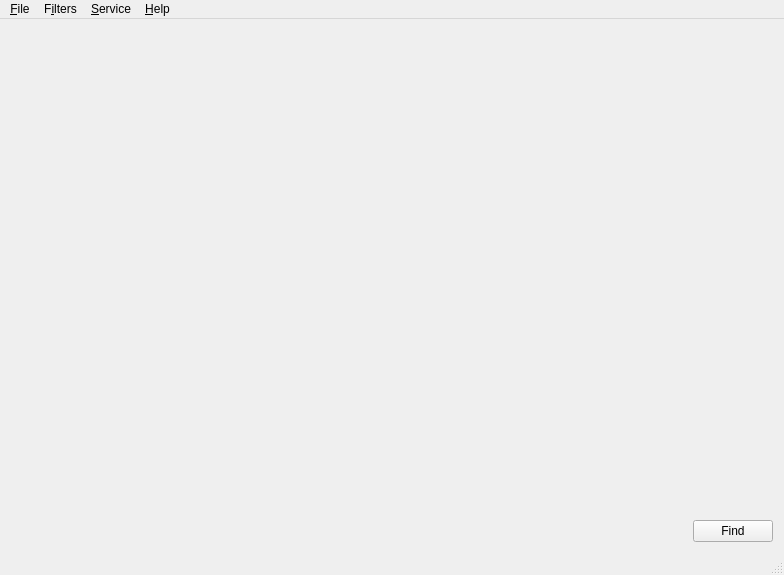
<?xml version="1.0" encoding="UTF-8"?>
<ui version="4.0">
 <class>MainWindow</class>
 <widget class="QMainWindow" name="MainWindow">
  <property name="geometry">
   <rect>
    <x>0</x>
    <y>0</y>
    <width>784</width>
    <height>575</height>
   </rect>
  </property>
  <property name="windowTitle">
   <string>MainWindow</string>
  </property>
  <property name="windowIcon">
   <iconset resource="icons.qrc">
    <normaloff>:/icons/ic_receipt_black_48dp.png</normaloff>:/icons/ic_receipt_black_48dp.png</iconset>
  </property>
  <widget class="QWidget" name="centralWidget">
   <layout class="QVBoxLayout" name="mainLayout">
    <item>
     <widget class="ResultWidget" name="resultWidget" native="true"/>
    </item>
    <item>
     <widget class="FiltersWidget" name="filtersWidget" native="true"/>
    </item>
    <item>
     <layout class="QHBoxLayout" name="horizontalLayout">
      <item>
       <spacer name="horizontalSpacer">
        <property name="orientation">
         <enum>Qt::Horizontal</enum>
        </property>
        <property name="sizeHint" stdset="0">
         <size>
          <width>40</width>
          <height>20</height>
         </size>
        </property>
       </spacer>
      </item>
      <item>
       <widget class="QPushButton" name="findPushButton">
        <property name="text">
         <string>Find</string>
        </property>
        <property name="icon">
         <iconset resource="icons.qrc">
          <normaloff>:/icons/magnifier.png</normaloff>:/icons/magnifier.png</iconset>
        </property>
       </widget>
      </item>
     </layout>
    </item>
   </layout>
  </widget>
  <widget class="QMenuBar" name="menuBar">
   <property name="geometry">
    <rect>
     <x>0</x>
     <y>0</y>
     <width>784</width>
     <height>21</height>
    </rect>
   </property>
   <widget class="QMenu" name="menuFile">
    <property name="title">
     <string>&amp;File</string>
    </property>
    <addaction name="actionClose"/>
   </widget>
   <widget class="QMenu" name="menuSrvice">
    <property name="title">
     <string>&amp;Service</string>
    </property>
    <addaction name="actionLog"/>
    <addaction name="actionSQL_Log"/>
    <addaction name="actionSettings"/>
   </widget>
   <widget class="QMenu" name="menuHelp">
    <property name="title">
     <string>&amp;Help</string>
    </property>
    <addaction name="actionAbout"/>
    <addaction name="actionAboutQt"/>
   </widget>
   <widget class="QMenu" name="menuFilters">
    <property name="title">
     <string>F&amp;ilters</string>
    </property>
    <addaction name="actionOpen"/>
    <addaction name="actionSave"/>
    <addaction name="actionClear"/>
    <addaction name="separator"/>
    <addaction name="actionExpandAll"/>
    <addaction name="actionCollapseAll"/>
    <addaction name="separator"/>
    <addaction name="actionFind"/>
   </widget>
   <addaction name="menuFile"/>
   <addaction name="menuFilters"/>
   <addaction name="menuSrvice"/>
   <addaction name="menuHelp"/>
  </widget>
  <widget class="QStatusBar" name="statusBar"/>
  <action name="actionAbout">
   <property name="icon">
    <iconset resource="icons.qrc">
     <normaloff>:/icons/information-white.png</normaloff>:/icons/information-white.png</iconset>
   </property>
   <property name="text">
    <string>&amp;About</string>
   </property>
   <property name="toolTip">
    <string>Show about dialog</string>
   </property>
  </action>
  <action name="actionClose">
   <property name="icon">
    <iconset resource="icons.qrc">
     <normaloff>:/icons/door-open.png</normaloff>:/icons/door-open.png</iconset>
   </property>
   <property name="text">
    <string>&amp;Close</string>
   </property>
   <property name="shortcut">
    <string>Ctrl+Q</string>
   </property>
  </action>
  <action name="actionSettings">
   <property name="icon">
    <iconset resource="icons.qrc">
     <normaloff>:/icons/wrench-screwdriver.png</normaloff>:/icons/wrench-screwdriver.png</iconset>
   </property>
   <property name="text">
    <string>&amp;Settings</string>
   </property>
  </action>
  <action name="actionSQL_Log">
   <property name="icon">
    <iconset resource="icons.qrc">
     <normaloff>:/icons/bug.png</normaloff>:/icons/bug.png</iconset>
   </property>
   <property name="text">
    <string>SQL &amp;Log</string>
   </property>
  </action>
  <action name="actionAboutQt">
   <property name="icon">
    <iconset resource="icons.qrc">
     <normaloff>:/icons/qt.png</normaloff>:/icons/qt.png</iconset>
   </property>
   <property name="text">
    <string>About &amp;Qt</string>
   </property>
   <property name="toolTip">
    <string>Show about Qt dialog</string>
   </property>
  </action>
  <action name="actionFind">
   <property name="icon">
    <iconset resource="icons.qrc">
     <normaloff>:/icons/magnifier.png</normaloff>:/icons/magnifier.png</iconset>
   </property>
   <property name="text">
    <string>&amp;Find</string>
   </property>
   <property name="shortcut">
    <string>Ctrl+F</string>
   </property>
  </action>
  <action name="actionClear">
   <property name="icon">
    <iconset resource="icons.qrc">
     <normaloff>:/icons/eraser.png</normaloff>:/icons/eraser.png</iconset>
   </property>
   <property name="text">
    <string>&amp;Clear</string>
   </property>
  </action>
  <action name="actionOpen">
   <property name="icon">
    <iconset resource="icons.qrc">
     <normaloff>:/icons/folder-horizontal-open.png</normaloff>:/icons/folder-horizontal-open.png</iconset>
   </property>
   <property name="text">
    <string>&amp;Open</string>
   </property>
   <property name="shortcut">
    <string>Ctrl+O</string>
   </property>
  </action>
  <action name="actionSave">
   <property name="icon">
    <iconset resource="icons.qrc">
     <normaloff>:/icons/disk-black.png</normaloff>:/icons/disk-black.png</iconset>
   </property>
   <property name="text">
    <string>&amp;Save</string>
   </property>
   <property name="shortcut">
    <string>Ctrl+S</string>
   </property>
  </action>
  <action name="actionLog">
   <property name="icon">
    <iconset resource="icons.qrc">
     <normaloff>:/icons/bug.png</normaloff>:/icons/bug.png</iconset>
   </property>
   <property name="text">
    <string>Main Log</string>
   </property>
  </action>
  <action name="actionExpandAll">
   <property name="text">
    <string>Expand All</string>
   </property>
   <property name="toolTip">
    <string>Expand all filters</string>
   </property>
  </action>
  <action name="actionCollapseAll">
   <property name="text">
    <string>Collapse All</string>
   </property>
   <property name="toolTip">
    <string>Collapse all filters</string>
   </property>
  </action>
 </widget>
 <layoutdefault spacing="6" margin="11"/>
 <customwidgets>
  <customwidget>
   <class>FiltersWidget</class>
   <extends>QWidget</extends>
   <header>src/filterswidget.h</header>
   <container>1</container>
  </customwidget>
  <customwidget>
   <class>ResultWidget</class>
   <extends>QWidget</extends>
   <header>src/resultwidget.h</header>
   <container>1</container>
  </customwidget>
 </customwidgets>
 <resources>
  <include location="icons.qrc"/>
 </resources>
 <connections>
  <connection>
   <sender>actionClose</sender>
   <signal>triggered()</signal>
   <receiver>MainWindow</receiver>
   <slot>close()</slot>
   <hints>
    <hint type="sourcelabel">
     <x>-1</x>
     <y>-1</y>
    </hint>
    <hint type="destinationlabel">
     <x>391</x>
     <y>287</y>
    </hint>
   </hints>
  </connection>
  <connection>
   <sender>findPushButton</sender>
   <signal>clicked()</signal>
   <receiver>actionFind</receiver>
   <slot>trigger()</slot>
   <hints>
    <hint type="sourcelabel">
     <x>734</x>
     <y>465</y>
    </hint>
    <hint type="destinationlabel">
     <x>-1</x>
     <y>-1</y>
    </hint>
   </hints>
  </connection>
 </connections>
</ui>
